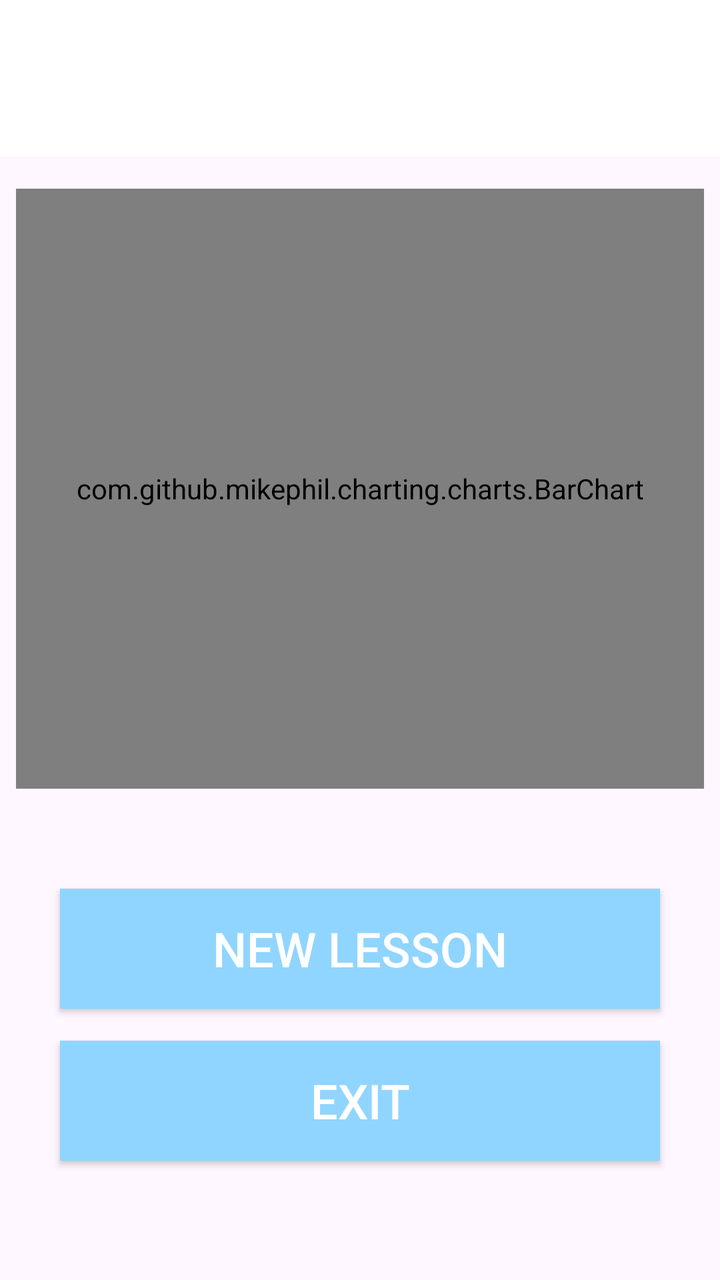
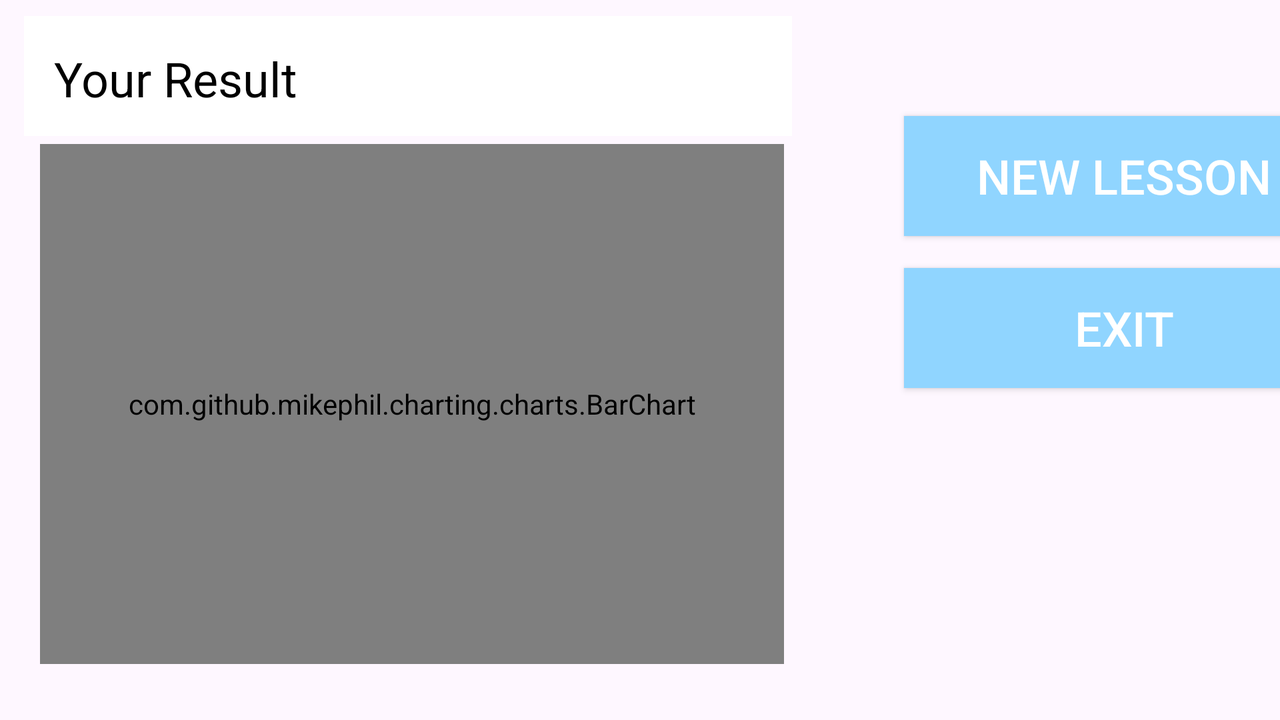

Compare how this app lays out the same screen by default and in its alternative resource folder. The renders come first, then the two layout files and the values they reference.
<!-- AndroidManifest.xml: application theme Theme.MathLesson -->
<!-- res/layout/fragment_result.xml -->
<?xml version="1.0" encoding="utf-8"?>
<androidx.constraintlayout.widget.ConstraintLayout
    xmlns:android="http://schemas.android.com/apk/res/android"
    xmlns:app="http://schemas.android.com/apk/res-auto"
    xmlns:tools="http://schemas.android.com/tools"
    android:layout_width="match_parent"
    android:layout_height="match_parent"
    tools:context=".view.FragmentResult">

    <TextView
        android:id="@+id/textViewResult"
        android:layout_width="match_parent"
        android:layout_height="wrap_content"
        android:background="@color/background_color"
        android:gravity="center"
        android:padding="15dp"
        android:text="@string/your_result"
        android:textColor="@color/white"
        android:textSize="36sp"
        app:layout_constraintEnd_toEndOf="parent"
        app:layout_constraintStart_toStartOf="parent"
        app:layout_constraintTop_toTopOf="parent" />

    <com.github.mikephil.charting.charts.BarChart
        android:layout_width="match_parent"
        android:layout_height="300dp"
        android:id="@+id/resultChart"
        android:layout_marginStart="8dp"
        android:layout_marginEnd="8dp"
        android:layout_marginTop="16dp"
        app:layout_constraintEnd_toEndOf="parent"
        app:layout_constraintStart_toStartOf="parent"
        app:layout_constraintTop_toBottomOf="@+id/textViewResult"/>

    <Button
        android:id="@+id/buttonNewLesson"
        android:layout_width="match_parent"
        android:layout_height="60dp"
        android:layout_marginStart="30dp"
        android:layout_marginTop="50dp"
        android:layout_marginEnd="30dp"
        android:background="@color/bar_color"
        android:text="New Lesson"
        android:textColor="@color/white"
        android:textSize="24sp"
        app:cornerRadius="10dp"
        app:layout_constraintEnd_toEndOf="parent"
        app:layout_constraintStart_toStartOf="parent"
        app:layout_constraintTop_toBottomOf="@+id/resultChart" />

    <Button
        android:id="@+id/buttonExit"
        android:layout_width="match_parent"
        android:layout_height="60dp"
        android:layout_marginStart="30dp"
        android:layout_marginTop="16dp"
        android:layout_marginEnd="30dp"
        android:background="@color/bar_color"
        android:text="@string/button_exit"
        android:textColor="@color/white"
        android:textSize="24sp"
        app:cornerRadius="10dp"
        app:layout_constraintEnd_toEndOf="parent"
        app:layout_constraintStart_toStartOf="parent"
        app:layout_constraintTop_toBottomOf="@+id/buttonNewLesson" />


</androidx.constraintlayout.widget.ConstraintLayout>
<!-- resources referenced by this layout -->
<resources>
  <color name="background_color">#FFFFFF</color>
  <color name="bar_color">#90D5FF</color>
  <color name="white">#FFFFFF</color>
  <string name="button_exit">Exit</string>
  <string name="your_result">Your Result</string>
  <style name="Theme.MathLesson" parent="Base.Theme.MathLesson" />
  <style name="Base.Theme.MathLesson" parent="Theme.Material3.DayNight.NoActionBar">
          
          
      </style>
</resources>
<!-- res/layout-land/fragment_result.xml (the author's variant of the layout above) -->
<!-- drawn on the phone turned sideways -->
<?xml version="1.0" encoding="utf-8"?>
<androidx.constraintlayout.widget.ConstraintLayout
    xmlns:android="http://schemas.android.com/apk/res/android"
    xmlns:app="http://schemas.android.com/apk/res-auto"
    xmlns:tools="http://schemas.android.com/tools"
    android:layout_width="match_parent"
    android:layout_height="match_parent"
    tools:context=".view.FragmentResult">

    <LinearLayout
        android:id="@+id/linearLayoutChart"
        android:layout_width="400dp"
        android:layout_height="match_parent"
        android:layout_marginStart="4dp"
        android:layout_marginEnd="8dp"
        android:gravity="start"
        android:orientation="vertical"
        android:padding="8dp"
        app:layout_constraintTop_toBottomOf="parent"
        app:layout_constraintHorizontal_bias="0.5"
        app:layout_constraintStart_toStartOf="parent"
        app:layout_constraintVertical_bias="0.5">


    <TextView
            android:id="@+id/textViewResult"
            android:layout_width="match_parent"
            android:layout_height="60dp"
            android:background="@color/background_color"
            android:gravity="start"
            android:padding="15dp"
            android:text="@string/your_result"
            android:textColor="@color/black"
            android:textSize="24sp"
            app:layout_constraintEnd_toEndOf="parent"
            app:layout_constraintStart_toStartOf="parent"
            app:layout_constraintTop_toTopOf="parent" />

        <com.github.mikephil.charting.charts.BarChart
            android:layout_width="match_parent"
            android:layout_height="260dp"
            android:id="@+id/resultChart"
            android:layout_marginStart="8dp"
            android:layout_marginEnd="4dp"
            android:layout_marginTop="4dp"
            android:gravity="start"
            app:layout_constraintEnd_toEndOf="parent"
            app:layout_constraintStart_toStartOf="parent"
            app:layout_constraintTop_toBottomOf="@+id/textViewResult"/>

    </LinearLayout>

    <LinearLayout
        android:id="@+id/linearLayoutbuttons"
        android:layout_width="400dp"
        android:layout_height="match_parent"
        android:layout_marginStart="400dp"
        android:layout_marginEnd="8dp"
        android:gravity="start"
        android:orientation="vertical"
        android:padding="8dp"
        app:layout_constraintTop_toBottomOf="parent"
        app:layout_constraintHorizontal_bias="0.5"
        app:layout_constraintStart_toStartOf="@+id/linearLayoutChart"
        app:layout_constraintVertical_bias="0.5">

    <Button
        android:id="@+id/buttonNewLesson"
        android:layout_width="220dp"
        android:layout_height="60dp"
        android:layout_marginStart="40dp"
        android:layout_marginTop="50dp"
        android:layout_marginEnd="30dp"
        android:background="@color/bar_color"
        android:text="@string/new_lesson"
        android:textColor="@color/white"
        android:textSize="24sp"
        app:cornerRadius="10dp"
        app:layout_constraintEnd_toEndOf="parent"
        app:layout_constraintStart_toStartOf="parent"
        app:layout_constraintTop_toBottomOf="parent" />

    <Button
        android:id="@+id/buttonExit"
        android:layout_width="220dp"
        android:layout_height="60dp"
        android:layout_marginStart="40dp"
        android:layout_marginTop="16dp"
        android:layout_marginEnd="30dp"
        android:background="@color/bar_color"
        android:text="@string/button_exit"
        android:textColor="@color/white"
        android:textSize="24sp"
        app:cornerRadius="10dp"
        app:layout_constraintEnd_toEndOf="parent"
        app:layout_constraintStart_toStartOf="parent"
        app:layout_constraintTop_toBottomOf="@+id/buttonNewLesson" />

    </LinearLayout>

</androidx.constraintlayout.widget.ConstraintLayout>
<!-- resources referenced by the variant -->
<!-- as the phone turned sideways resolves them -->
<resources>
  <color name="background_color">#FFFFFF</color>
  <color name="bar_color">#90D5FF</color>
  <color name="black">#000000</color>
  <color name="white">#FFFFFF</color>
  <string name="button_exit">Exit</string>
  <string name="new_lesson">New Lesson</string>
  <string name="your_result">Your Result</string>
  <style name="Theme.MathLesson" parent="Base.Theme.MathLesson" />
  <style name="Base.Theme.MathLesson" parent="Theme.Material3.DayNight.NoActionBar">
          
          
      </style>
</resources>
